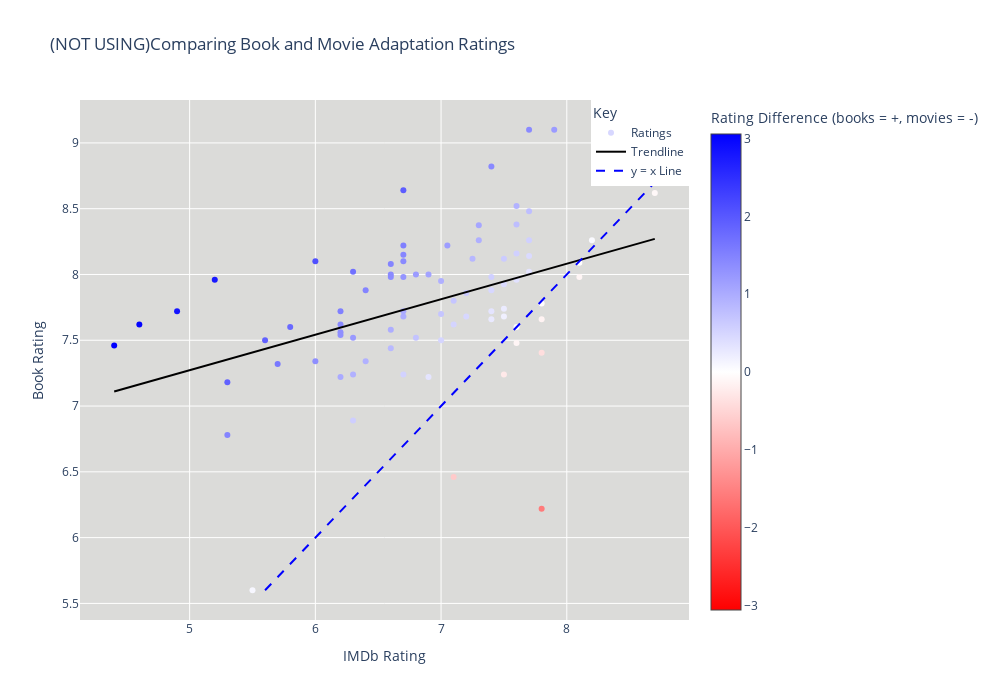

Here is the notebook cell this chart was saved with:
### Markdown cell above
#### (NOT USING TO ANALYZE) Scatter Plot 1: x-axis = movie ratings / y-axis = book ratings

### Code cell
# gonna be honest, I don't know what the cross over center means.... so I chose the other view to analyze.

# This code was developed with the assistance of ChatGPT (OpenAI), December 3rd, 2024.
import plotly.graph_objects as go
import pandas as pd
import numpy as np

# Load data
data = pd.read_csv('scaled_book_movie_data.csv')

# Calculate trendline
coefficients = np.polyfit(data['IMDb Rating'], data['Book Rating'], 1)
trendline = np.poly1d(coefficients)

min_val = max(data['IMDb Rating'].min(), data['Book Rating'].min())
max_val = min(data['IMDb Rating'].max(), data['Book Rating'].max())

# Create plot
fig = go.Figure([
    go.Scatter(
        x=data['IMDb Rating'], 
        y=data['Book Rating'],
        mode='markers', 
        marker=dict(
            color=data['Rating Difference'],
            colorscale=diverging_colorscale,  # Diverging color scale
            cmid=0,   # Set midpoint to 0
            showscale=True,
            #colorscale='RdBu',
            colorbar=dict(
                title="Rating Difference (books = +, movies = -) ")
        ),
        text=data['Title'], 
        name='Ratings',
        hovertemplate='Book: %{text}<br>Movie Rating: %{x}<br>Book Rating: %{y}'
    ),
    go.Scatter(
        x=[data['IMDb Rating'].min(), data['IMDb Rating'].max()],
        y=trendline([data['IMDb Rating'].min(), data['IMDb Rating'].max()]),
        mode='lines', 
        line=dict(color='black', width=2),
        name='Trendline'
    ),
    go.Scatter(
        x=[min_val, max_val],
        y=[min_val, max_val],
        mode='lines',
        line=dict(color='blue', width=2, dash='dash'),
        name='y = x Line'
    )
])

# Update layout
fig.update_layout(
    title='(NOT USING)Comparing Book and Movie Adaptation Ratings',
    xaxis_title='IMDb Rating',
    yaxis_title='Book Rating',
    legend=dict(
        title="Key",
        x=1,              # Position the legend to the right of the plot
        y=1,                # Align the top of the legend with the plot
        xanchor='right',    # Anchor the legend's right side
        font=dict(size=12),  # Adjust font size if necessary
    ),
    width=1000,  # Set the width of the plot
    height=700, # Set the height of the plot 
    plot_bgcolor='#dbdbd9',  # Slightly darker background
)

fig.show()

### Figure 1 — Plotly figure (JSON) as saved in the notebook; plotly's stock layout.template omitted (floating-point values rounded to 4 significant figures)
{"data": [{"hovertemplate": "Book: %{text}<br>Movie Rating: %{x}<br>Book Rating: %{y}", "marker": {"cmid": 0, "color": [0.48, 1.48, 0, 0.32, 1.8, -0.64, 0.5, 1.02, 3.02, 1.22, 0.62, 0.94, 1.34, 1.52, 0.95, -0.08, 0.18, 0.32, 1.94, 0.78, 2.76, 2.1, 0.54, -0.12, 0.7, 1.62, 0.32, 1.45, 1.34, -0.12, 1.48, 0.59, 1.48, 0.4267, 1.52, 0.96, 1.72, 0.58, 0.24, -0.14, 3.06, -1.58, 0.98, 2.82, 0.1, 1.42, -0.395, 0.36, 1.88, 0.94, 0.56, 0.44, 1.2, 1.1, 1.28, 0.66, 1.38, 0.7, 0.78, 0.84, 1.073, 1.42, 1.4, 1.2, 0.26, 1.4, 1.9, -0.26, 0.72, -0.01, 0.92, 1.02, 0.48, 0.06, -0.02, 0.98, 0.52, 1.4, 0.56, 1.17, 1.36, 0.87], "colorbar": {"title": {"text": "Rating Difference (books = +, movies = -) "}}, "colorscale": [[0, "red"], [0.5, "white"], [1, "blue"]], "showscale": true}, "mode": "markers", "name": "Ratings", "text": ["20,000 Leagues Under the Sea", "The Scarlet Letter", "Dr. Jekyll and Mr. Hyde", "Gulliver's Travels", "A Farewell to Arms", "The Red Badge of Courage", "The Odyssey", "A Portrait of the Artist as a Young Man", "Paradise Lost", "Great Expectations", "Cyrano de Bergerac", "The Canterbury Tales", "The Portrait of a Lady", "Uncle Tom's Cabin", "Treasure Island", "The Adventures of Sherlock Holmes", "Wuthering Heights", "Of Mice and Men", "The Brothers Karamazov", "The Count of Monte Cristo", "Brave New World", "Aesop's Fables", "Lord Jim", "Benjamin Franklin", "The Three Musketeers", "Madame Bovary", "Hamlet", "Pygmalion", "Robinson Crusoe", "Romeo and Juliet", "A Midsummer Night's Dream", "Beowulf", "Anna Karenina", "The Time Machine", "War and Peace", "The Talisman", "Alice in Wonderland", "Dracula", "The Red and the Black", "A Tale of Two Cities", "Faust", "Billy Budd", "Ivanhoe", "The Sound and the Fury", "Crime and Punishment", "The Adventures of Huckleberry Finn", "Frankenstein", "David Copperfield", "Twilight", "Lord of the Flies", "Persuasion", "Sense and Sensibility", "I Capture the Castle", "The Firm", "The Client", "The Rainmaker", "Emma", "Mansfield Park", "A Little Princess", "Nick and Norah's Infinite Playlist", "The Secret Garden", "Harry Potter and the Chamber of Secrets", "Harry Potter and the Goblet of Fire", "Harry Potter and the Prisoner of Azkaban", "Bram Stoker's Dracula", "The Other Boleyn Girl", "The Black Dahlia", "Little Children", "Bridget Jones's Diary", "Trainspotting", "Sherlock Holmes", "Charlie and the Chocolate Factory", "High Fidelity", "No Country for Old Men", "Atonement", "The Lovely Bones", "Never Let Me Go", "Brideshead Revisited", "Stardust", "Jane Eyre", "Vanity Fair", "Little Women"], "type": "scatter", "x": [7.2, 5.3, 7.6, 6.9, 5.8, 7.1, 7, 6.2, 4.6, 6.3, 7.5, 6.3, 6.2, 6.2, 7, 8.7, 7.5, 7.4, 6.7, 7.7, 5.2, 6, 6.7, 8.1, 7.1, 5.7, 7.7, 6.7, 6, 7.6, 6.4, 6.3, 6.6, 7.5, 6.7, 7.3, 6.3, 7.4, 7.5, 7.8, 4.4, 7.8, 6.7, 4.9, 5.5, 6.2, 7.8, 7.6, 5.3, 6.4, 7.7, 7.7, 6.8, 6.9, 6.7, 7.2, 6.6, 7, 7.6, 6.6, 7.3, 7.4, 7.7, 7.9, 7.4, 6.7, 5.6, 7.5, 6.8, 8.1, 7.6, 6.7, 7.4, 8.2, 7.8, 6.6, 7.1, 6.6, 7.6, 7.05, 6.2, 7.25], "y": [7.68, 6.78, 7.6, 7.22, 7.6, 6.46, 7.5, 7.22, 7.62, 7.52, 8.12, 7.24, 7.54, 7.72, 7.95, 8.62, 7.68, 7.72, 8.64, 8.48, 7.96, 8.1, 7.24, 7.98, 7.8, 7.32, 8.02, 8.15, 7.34, 7.48, 7.88, 6.89, 8.08, 7.927, 8.22, 8.26, 8.02, 7.98, 7.74, 7.66, 7.46, 6.22, 7.68, 7.72, 5.6, 7.62, 7.405, 7.96, 7.18, 7.34, 8.26, 8.14, 8, 8, 7.98, 7.86, 7.98, 7.7, 8.38, 7.44, 8.373, 8.82, 9.1, 9.1, 7.66, 8.1, 7.5, 7.24, 7.52, 8.09, 8.52, 7.72, 7.88, 8.26, 7.78, 7.58, 7.62, 8, 8.16, 8.22, 7.56, 8.12]}, {"line": {"color": "black", "width": 2}, "mode": "lines", "name": "Trendline", "type": "scatter", "x": [4.4, 8.7], "y": [7.11, 8.271]}, {"line": {"color": "blue", "dash": "dash", "width": 2}, "mode": "lines", "name": "y = x Line", "type": "scatter", "x": [5.6, 8.7], "y": [5.6, 8.7]}], "layout": {"height": 700, "legend": {"font": {"size": 12}, "title": {"text": "Key"}, "x": 1, "xanchor": "right", "y": 1}, "plot_bgcolor": "#dbdbd9", "title": {"text": "(NOT USING)Comparing Book and Movie Adaptation Ratings"}, "width": 1000, "xaxis": {"autorange": true, "range": [4.128, 8.972], "title": {"text": "IMDb Rating"}, "type": "linear"}, "yaxis": {"autorange": true, "range": [5.374, 9.326], "title": {"text": "Book Rating"}, "type": "linear"}}}
